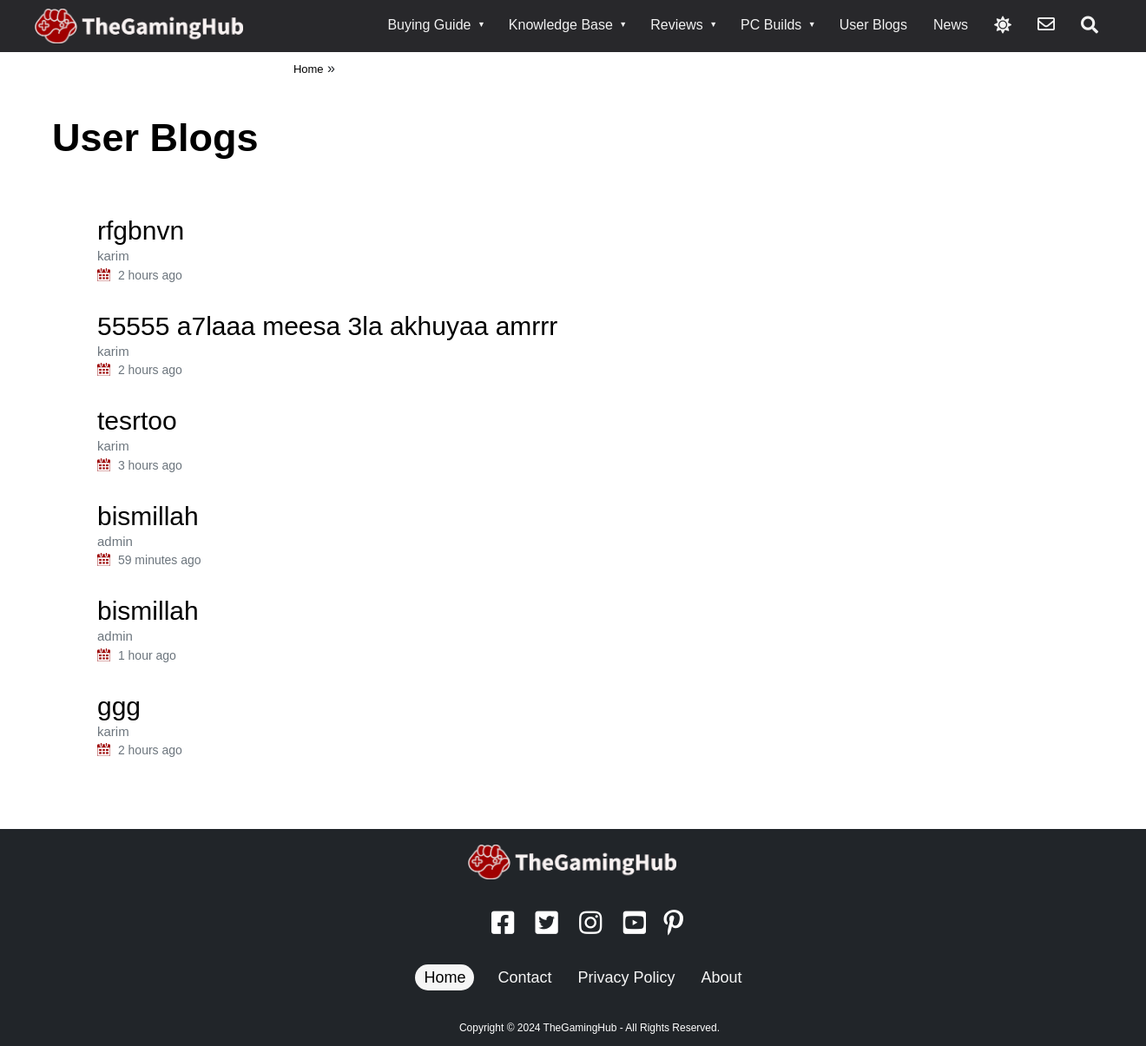
The page /user-blogs/ on the database its author committed.
### gamerapp/models.py (models this page shows, shortened)
class User_Post(models.Model):
    blog_author = models.ForeignKey('User' , on_delete=models.SET_NULL , null = True, blank=True)
    topic = models.CharField(max_length=64)
    body = models.TextField(max_length=2000 ,null=True)
    date_created = models.DateTimeField(auto_now=True)

class User(AbstractUser):
    username = models.CharField(max_length=150, unique=True)
    email = models.EmailField(unique=True)
    password = models.CharField(max_length=128)
    def __str__(self):
        return self.username

### gamerapp/views.py (the view)
# urls.py: path('user-blogs/', views.user_blogs, name='user-blogs'),
def user_blogs(request):
    user_blogs = User_Post.objects.order_by('?')
    context = {"user_blogs" : user_blogs}
    return render(request, 'user_blogs.html', context)

### gamerapp/templatetags/custom_filters.py (called while the page is built)
@register.filter(name='time_ago_format')
def time_ago_format(date_created):
    now = timezone.now()
    delta = now - date_created
    if delta < timedelta(days=1):
        hours = delta.seconds // 3600
        if hours > 0:
            return f"{hours} {'hour' if hours == 1 else 'hours'} ago"
        else:
            minutes = delta.seconds // 60
            return f"{minutes} {'minute' if minutes == 1 else 'minutes'} ago"
    else:
        return date_created.strftime('%B %d, %Y')

### gamerapp/templates/user_blogs.html
{% extends "base.html" %}
{% load static %}
{% load custom_filters %}
{% block homebody %}
<div style="position: absolute; top: 0; left: 0; width: 100%; text-align: center;margin-top: 80px;">
    <p class="pc-builds-header">User Blogs</p>
</div>
<div class="mt-5 categroies-div" style="padding-top: 100px;">
    <div class="row">
        {% for blog in user_blogs %}
        <div style="padding-bottom:30px;" class="col-lg-10">
            <div>
                <div class="card-body">
                    <a href="{% url 'blog-reviews' id=blog.id %}" style="font-size:30px;font-weight: normal;" class="card-title h4 review-link">{{blog.topic}}</a>
                    <br>
                    <div style="font-size:15px;" class="small text-muted">{{blog.blog_author}}</div>
                    <div class="small text-muted"><img src="{% static 'images/calendar.png' %}" alt="Calendar Icon" width="15" height="15" style="margin-bottom: 3px; margin-right: 5px;"> {{blog.date_created|time_ago_format}}</div>
                </div>
            </div>
        </div>
        {% endfor %}
    </div>
</div>
{% endblock homebody %}

### gamerapp/templates/base.html (shortened to what this page needs)
{% load static %}
<!DOCTYPE html>
<html lang="en">
    <head>
        <link rel="stylesheet" href="{% static 'css/styles.css' %}">
        <link href="{% static 'css/stars_background.css' %}" rel="stylesheet" />
        <link rel="stylesheet" href="https://cdnjs.cloudflare.com/ajax/libs/font-awesome/5.15.4/css/all.min.css" />
        <link href="https://getbootstrap.com/docs/5.3/assets/css/docs.css" rel="stylesheet">
    </head>
    <nav id = "navbar">
      <div class="wrapper">
        <div class="logo"><a href="{% url "home" %}"><img src="{% static 'images/thegaminghub-logo.png' %}" width="240" height="40" alt="Logo"></a></div>
        <ul class="nav-links">
          <li>
            <a href="{% url "buying-guide" %}" class="desktop-item">Buying Guide  <span style="font-size: 9px;position: relative; top: -3px;left:3px;">▼</span></a>
          </li>
          <li>
            <a href="{% url "knowledge-base" %}" class="desktop-item">Knowledge Base  <span style="font-size: 9px;position: relative; top: -3px;left:3px;">▼</span></a>
          </li>
          <li>
            <a href="{% url "reviews" %}" class="desktop-item">Reviews  <span style="font-size: 9px;position: relative; top: -3px;left:3px;">▼</span></a>
          </li>
          <li>
            <a href="{% url "pc-builds" %}" class="desktop-item">PC Builds  <span style="font-size: 9px;position: relative; top: -3px;left:3px;">▼</span></a>
          </li>
          <li><a class="desktop-item" href="{% url "user-blogs" %}">User Blogs</a></li>
          <li><a class="desktop-item" href="{% url "coming-soon" %}">News</a></li>
          <li><a class="desktop-item" id="theme-switch" href="#" style="font-size: 20px; margin-top:15px;"><i class="fas fa-sun" id="theme-class-switch"></i></a></li>
          <li id="newsletterIcon" href="#"><a class="fas fa-envelope desktop-item" style="font-size: 20px;margin-top:15px;"></a></li>
          <li>
            <a class="desktop-item" id="searchIcon" href="#" style="font-size: 20px;"><i class="fas fa-search"></i></a>
          </li>
        </ul>
      </div>
    </nav>
    {% if request.path != '/' %}
      {% if request.path|slice:"0:8" == '/search/' or request.path == '/coming-soon/' %}
        {% else %}
        <div class="path">
            <a href="{% url "home" %}">Home</a> »
        </div>
        {% endif %}
    {% endif %}
    <body id="content">
        {% if request.path in homebody_paths %}
            {% block homebody %}
            {% endblock homebody %}
        {% endif %}
        <footer id="footer" class="py-5 bg-dark custom-footer">
          <div class="footer-logo text-center">
              <img src="{% static 'images/thegaminghub-logo.png' %}" width="240" height="40" alt="Logo">
          </div>
          <div class="social-icons">
            <a href="#"  title="facebook">
              <i class="fab fa-facebook-square" aria-hidden="true"></i>
            </a>
            <a href="#" title="twitter">
              <i class="fab fa-twitter-square" aria-hidden="true"></i>
            </a>
            <a href="https://www.instagram.com/thegaminghub.blog?igsh=MWhlMzd1a2luZjY3dQ==" target="_blank" title="instagram">
              <i class="fab fa-instagram" aria-hidden="true"></i>
            </a>
            <a href="#" title="youtube">
              <i class="fab fa-youtube-square" aria-hidden="true"></i>
            </a>
            <a href="#" title="linkedin">
            </a>
            <a href="#" title="pinterest" style="margin-left:-25px;">
              <i class="fab fa-pinterest-p" aria-hidden="true"></i>
            </a>
          </div>
          <div class="footer-buttons">
            <a class="footer-home" href="{% url "home" %}">Home</a>
            <a class="footer-btn" href="{% url "contact" %}">Contact</a>
            <a class="footer-btn" href="{% url "privacy-policy" %}">Privacy Policy</a>
            <a class="footer-btn" href="{% url "about" %}">About</a>
          </div>
          <p style="font-size: 12px; right: 0; padding-left:40px;padding-top:20px;" class="m-0 text-center text-white">Copyright &copy; 2024 TheGamingHub - All Rights Reserved.</p>
      </footer>
    </body>
</html>

### rows shown on the page
User_Post: topic "rfgbnvn", blog_author "karim", date_created "2 hours ago"
User_Post: topic "55555 a7laaa meesa 3la akhuyaa amrrr", blog_author "karim", date_created "2 hours ago"
User_Post: topic "tesrtoo", blog_author "karim", date_created "3 hours ago"
User_Post: topic "bismillah", blog_author "admin", date_created "59 minutes ago"
User_Post: topic "bismillah", blog_author "admin", date_created "1 hour ago"
User_Post: topic "ggg", blog_author "karim", date_created "2 hours ago"
